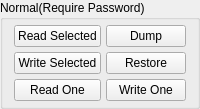
                            <widget class="QGroupBox" name="MF_normalGroupBox">
                              <property name="title">
                                <string>Normal(Require Password)</string>
                              </property>
                              <layout class="QGridLayout" name="gridLayout_2">
                                <property name="topMargin">
                                  <number>5</number>
                                </property>
                                <property name="bottomMargin">
                                  <number>5</number>
                                </property>
                                <property name="spacing">
                                  <number>5</number>
                                </property>
                                <item row="2" column="0">
                                  <widget class="QPushButton" name="MF_RW_readBlockButton">
                                    <property name="minimumSize">
                                      <size>
                                        <width>0</width>
                                        <height>0</height>
                                      </size>
                                    </property>
                                    <property name="text">
                                      <string>Read One</string>
                                    </property>
                                  </widget>
                                </item>
                                <item row="2" column="1">
                                  <widget class="QPushButton" name="MF_RW_writeBlockButton">
                                    <property name="minimumSize">
                                      <size>
                                        <width>0</width>
                                        <height>0</height>
                                      </size>
                                    </property>
                                    <property name="text">
                                      <string>Write One</string>
                                    </property>
                                  </widget>
                                </item>
                                <item row="0" column="0">
                                  <widget class="QPushButton" name="MF_RW_readSelectedButton">
                                    <property name="minimumSize">
                                      <size>
                                        <width>0</width>
                                        <height>0</height>
                                      </size>
                                    </property>
                                    <property name="text">
                                      <string>Read Selected</string>
                                    </property>
                                  </widget>
                                </item>
                                <item row="1" column="0">
                                  <widget class="QPushButton" name="MF_RW_writeSelectedButton">
                                    <property name="minimumSize">
                                      <size>
                                        <width>0</width>
                                        <height>0</height>
                                      </size>
                                    </property>
                                    <property name="text">
                                      <string>Write Selected</string>
                                    </property>
                                  </widget>
                                </item>
                                <item row="0" column="1">
                                  <widget class="QPushButton" name="MF_RW_dumpButton">
                                    <property name="sizePolicy">
                                      <sizepolicy hsizetype="Minimum" vsizetype="Fixed">
                                        <horstretch>0</horstretch>
                                        <verstretch>0</verstretch>
                                      </sizepolicy>
                                    </property>
                                    <property name="minimumSize">
                                      <size>
                                        <width>0</width>
                                        <height>0</height>
                                      </size>
                                    </property>
                                    <property name="text">
                                      <string>Dump</string>
                                    </property>
                                  </widget>
                                </item>
                                <item row="1" column="1">
                                  <widget class="QPushButton" name="MF_RW_restoreButton">
                                    <property name="sizePolicy">
                                      <sizepolicy hsizetype="Minimum" vsizetype="Fixed">
                                        <horstretch>0</horstretch>
                                        <verstretch>0</verstretch>
                                      </sizepolicy>
                                    </property>
                                    <property name="minimumSize">
                                      <size>
                                        <width>0</width>
                                        <height>0</height>
                                      </size>
                                    </property>
                                    <property name="text">
                                      <string>Restore</string>
                                    </property>
                                  </widget>
                                </item>
                              </layout>
                            </widget>
